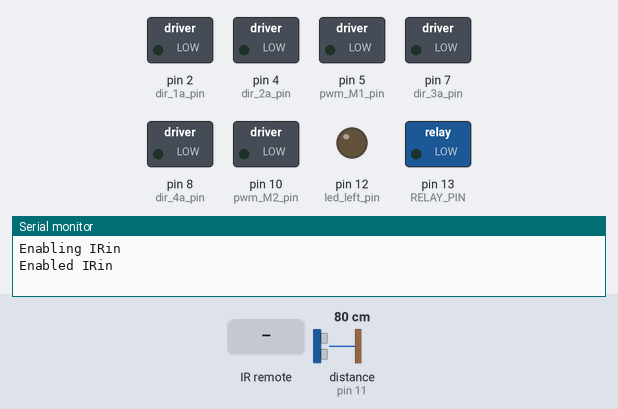
The sketch below on a simulated Arduino Uno, built with avr-gcc and run on an emulated ATmega328P. Parts: switched loads named in the sketch (green lamp = pin HIGH), output pins drawn as LEDs (lit = HIGH), the last lines printed to the serial monitor. Wiring (inferred from the names in the program): ultrasonic range finder: trigger pin 9; echo pin 11. The inputs (shaded band) are chosen by the test bench; at power-on: distance to the obstacle (sensor on pin 11) 80 cm. The echo pulse lasts 58.3 µs per cm; pins used as bus, display or sensor lines are not drawn.

Above: at 1.2 s.
1.3 s: infrared code 0xFF00FF received
At 1.41 s:
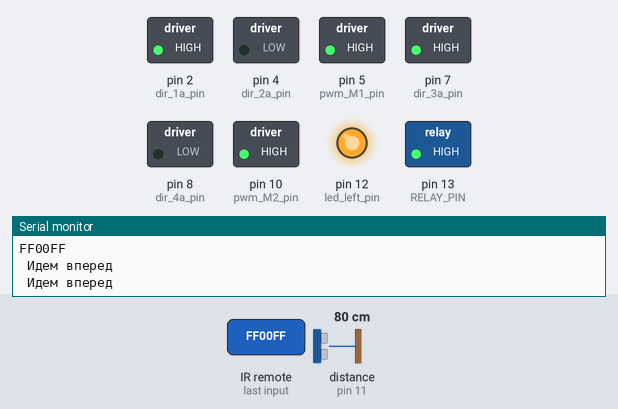
2.9 s: infrared code 0xFF807F received
At 3.01 s:
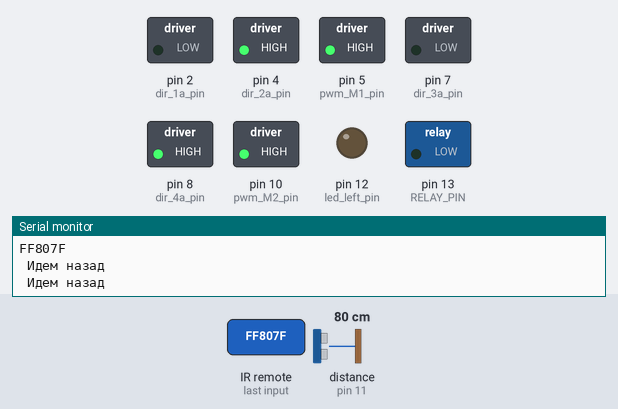
4.6 s: infrared code 0xFFC03F received
At 4.73 s:
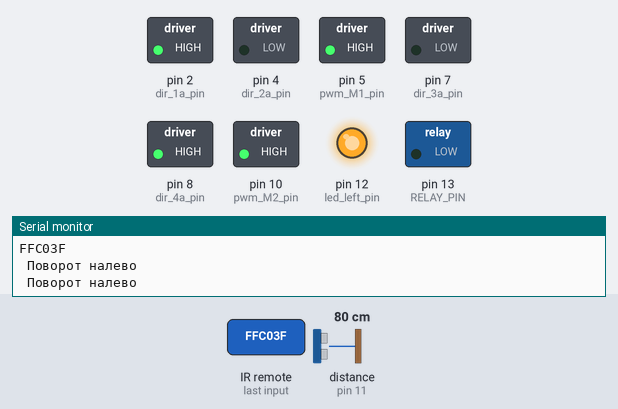
6.3 s: infrared code 0xFF40BF received
At 6.39 s:
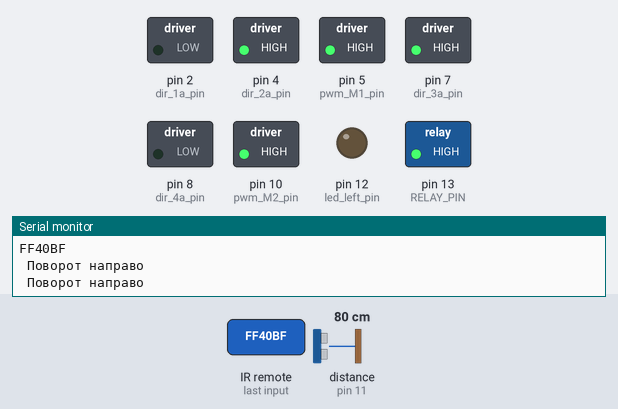
7.9 s: infrared code 0xFF02FD received
At 7.99 s:
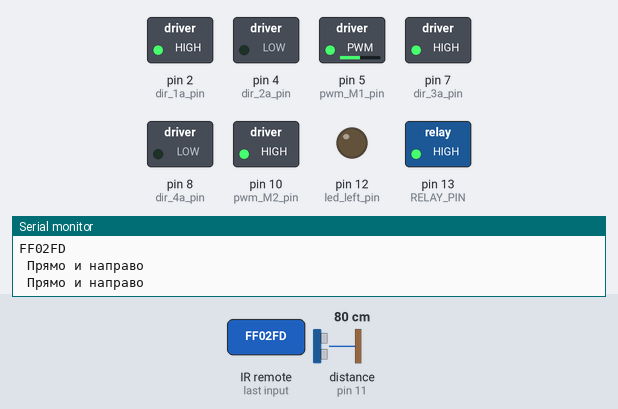
9.5 s: infrared code 0xFF38C7 received
At 9.6 s:
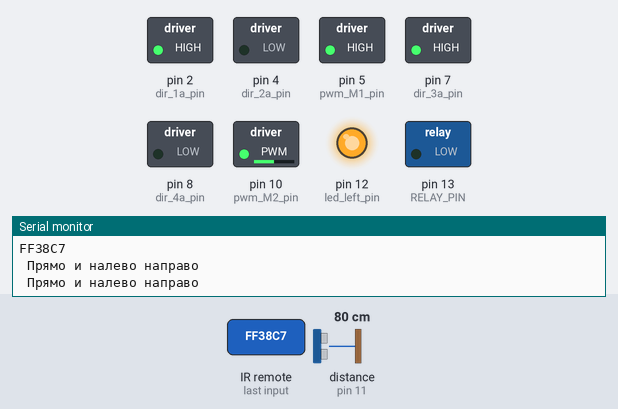
Timing chart, 0 to 12.1 s (numbered marks = the images above; inputs shaded):
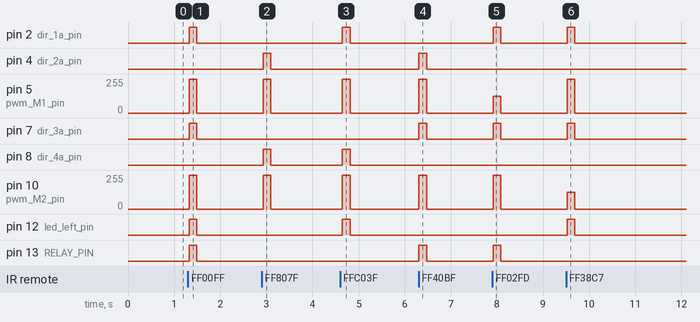

The sketch:

car_IR_control.ino
```cpp
#include <IRremote.h>

const unsigned long FORWARD_COMMAND    = 0xFF00FF;//0xFF18E7; //2
const unsigned long BACKWARD_COMMAND   = 0xFF807F;//0xFF4AB5; //8
const unsigned long LEFT_COMMAND       = 0xFFC03F;//0xFF10EF; //4
const unsigned long RIGHT_COMMAND      = 0xFF40BF;//0xFF5AA5; //6
const unsigned long FORWARD_RIGHT_COMMAND  = 0xFF02FD;//0xFF7A85; //3
const unsigned long FORWARD_LEFT_COMMAND   = 0xFF38C7;//0xFF30CF; //1
const unsigned long BACKWARD_RIGHT_COMMAND = 0xFFF00F;//0xFF52AD; //9
const unsigned long BACKWARD_LEFT_COMMAND  = 0xFFD827;//0xFF42BD; //7
const unsigned long MINUS_SPEED_COMMAND = 0xFF12ED;//0xFFE01F; //-
const unsigned long PLUS_SPEED_COMMAND  = 0xFF1AE5;//0xFFA857; //+
const unsigned long AUTO_REG_COMMAND = 0xFFF807;//oK
const unsigned long CONTINUE_COMMAND    = 0xFFFFFFFF;
const unsigned long STOP_COMMAND        = 0x000000;

const int  RUN  = 1;
const int  STOP = 0;
const int  AUTO = 1;
const int  MANUAL = 0;

const int RECV_PIN  = 3;
const int RELAY_PIN = 13;

const int pwm_M1_pin = 5;
const int pwm_M2_pin = 10;

const int dir_1a_pin = 2;
const int dir_2a_pin = 4;

const int dir_3a_pin = 7;
const int dir_4a_pin = 8;

const int led_left_pin = 12;
const int led_right_pin = 13;

const int MAX_SPEED = 255;
const int MIN_SPEED = 100;
const int DELTA_SPEED = 50;

const int ULTRASONIC_TRIG_PIN = 9;    //PRIG pin
const int ULTRASONIC_ECHO_PIN = 11;    //ECHO or PW pin
const int ULTRASONIC_TRIG_DELAY = 25; //microsec
const int MINIMUM_DISTANCE = 150; //минимально допустимое расстояние до препятствия
const int BACKWARD_TIME = 1000;
const int ROTATION_90_TIME = 500;


IRrecv irrecv(RECV_PIN);
decode_results results;
int car_speed = 255;

void setup()
{
  Serial.begin(9600);
  Serial.println("Enabling IRin");
  pinMode(RELAY_PIN, OUTPUT);
  irrecv.enableIRIn(); // Start the receiver
  Serial.println("Enabled IRin");

  pinMode(pwm_M1_pin, OUTPUT);
  pinMode(dir_1a_pin, OUTPUT);
  pinMode(dir_2a_pin, OUTPUT);
  pinMode(pwm_M2_pin, OUTPUT);
  pinMode(dir_3a_pin, OUTPUT);
  pinMode(dir_4a_pin, OUTPUT);
  pinMode(led_left_pin, OUTPUT);
  pinMode(led_right_pin, OUTPUT);
}

int on = STOP;
int reg = MANUAL;
unsigned long last = millis();
unsigned long last_command = STOP_COMMAND;
float dist = 1000;

void loop() {
  if (irrecv.decode(&results)) {
    Serial.println(results.value, HEX);
    analyse_command();
    last = millis(); // save last signal time
    irrecv.resume(); // Receive the next value
  }
 if (millis() - last > 120) {
    // no signal at least 120 millisecond since the last
    // IR received - stop mooving
    on = STOP;
  }

  if (reg == MANUAL) {
    manual_running();
  } else {
    if (dist < MINIMUM_DISTANCE){
      Serial.print(dist, DEC);
      Serial.println(' mm - Препятствие! Объезжаем.');
      backward(car_speed);
      delay(BACKWARD_TIME);
      turnLeft(car_speed);
      delay(ROTATION_90_TIME);
    }
    forward(car_speed);
   };
  delay(50);
  dist = measureDistance();

} //loop

void analyse_command(){
  switch (results.value) {
    case AUTO_REG_COMMAND:
      reg = reg == AUTO ? MANUAL : AUTO;
    case FORWARD_COMMAND:
    case BACKWARD_COMMAND:
    case LEFT_COMMAND:
    case RIGHT_COMMAND:
    case MINUS_SPEED_COMMAND:
    case PLUS_SPEED_COMMAND:
    case FORWARD_RIGHT_COMMAND:
    case FORWARD_LEFT_COMMAND:
    case BACKWARD_RIGHT_COMMAND:
    case BACKWARD_LEFT_COMMAND:
       last_command = results.value;
    case CONTINUE_COMMAND:
      on = RUN;
      break;
    default:
      on = STOP;
  }
} //analyse_command function

void manual_running(){
  if (on == RUN) {
    switch (last_command) {
      case FORWARD_COMMAND:
        Serial.println(" Идем вперед");
        forward(car_speed);
        break;
      case BACKWARD_COMMAND:
        Serial.println(" Идем назад");
        backward(car_speed);
        break;
      case LEFT_COMMAND:
        Serial.println(" Поворот налево");
        turnLeft(car_speed);
        break;
      case RIGHT_COMMAND:
        Serial.println(" Поворот направо");
        turnRight(car_speed);
        break;
      case FORWARD_RIGHT_COMMAND:
        Serial.println(" Прямо и направо");
        turnForwardRight(car_speed);
        break;
      case FORWARD_LEFT_COMMAND:
        Serial.println(" Прямо и налево направо");
        turnForwardLeft(car_speed);
        break;
      case BACKWARD_RIGHT_COMMAND:
        Serial.println(" Назад и направо");
        turnBackwardRight(car_speed);
        break;
      case BACKWARD_LEFT_COMMAND:
        Serial.println(" Назад и налево");
        turnBackwardLeft(car_speed);
        break;
      default:
        Serial.println(" Не знаю что делать ....");
    } //switch
  } else {
    switch (last_command) {
      case STOP_COMMAND:
        break;
      case MINUS_SPEED_COMMAND:
        if (car_speed - DELTA_SPEED >= MIN_SPEED){
          car_speed -= DELTA_SPEED;
        }
        Serial.print("Уменьшаем скорость до ");
        Serial.println(car_speed);
        break;
      case PLUS_SPEED_COMMAND:
        if (car_speed + DELTA_SPEED < MAX_SPEED){
          car_speed += DELTA_SPEED;
        } else {
          car_speed = MAX_SPEED;
        }
        Serial.print("Увеличиваем скорость до ");
        Serial.println(car_speed);
        break;
      default:
        stopMotor();
        Serial.println(" СТОП машина!");
    } //switch
    last_command = STOP_COMMAND;
  } // if
} //running function


float measureDistance(){
   long duration;
   //отправим одиночный импульс на ножку TRIG
   pinMode(ULTRASONIC_TRIG_PIN, OUTPUT);
   digitalWrite(ULTRASONIC_TRIG_PIN, LOW);
   delayMicroseconds(10);
   digitalWrite(ULTRASONIC_TRIG_PIN, HIGH);
   delayMicroseconds(ULTRASONIC_TRIG_DELAY);
   digitalWrite(ULTRASONIC_TRIG_PIN, LOW);

   //измерим время ответа на импульс
   pinMode(ULTRASONIC_ECHO_PIN, INPUT);
   duration = pulseIn(ULTRASONIC_ECHO_PIN, HIGH);

   //convert to distance in mm
   return  duration / 5.88;
}


void forward(int speed){
  digitalWrite(led_left_pin, HIGH);
  digitalWrite(led_right_pin, HIGH);
  digitalWrite(dir_1a_pin, HIGH);
  digitalWrite(dir_2a_pin, LOW);
  digitalWrite(dir_3a_pin, HIGH);
  digitalWrite(dir_4a_pin, LOW);
  analogWrite(pwm_M1_pin, speed);
  analogWrite(pwm_M2_pin, speed);
}

void backward(int speed){
  digitalWrite(led_left_pin, LOW);
  digitalWrite(led_right_pin, LOW);

  digitalWrite(dir_1a_pin, LOW);
  digitalWrite(dir_2a_pin, HIGH);
  digitalWrite(dir_3a_pin, LOW);
  digitalWrite(dir_4a_pin, HIGH);
  analogWrite(pwm_M1_pin, speed);
  analogWrite(pwm_M2_pin, speed);
}

void stopMotor(){
  digitalWrite(led_left_pin, LOW);
  digitalWrite(led_right_pin, LOW);
  digitalWrite(dir_1a_pin, LOW);
  digitalWrite(dir_2a_pin, LOW);
  digitalWrite(dir_3a_pin, LOW);
  digitalWrite(dir_4a_pin, LOW);
  analogWrite(pwm_M1_pin, 0);
  analogWrite(pwm_M2_pin, 0);
}

void turnLeft(int speed){
  digitalWrite(led_left_pin, HIGH);
  digitalWrite(led_right_pin, LOW);
  digitalWrite(dir_1a_pin, HIGH);
  digitalWrite(dir_2a_pin, LOW);
  digitalWrite(dir_3a_pin, LOW);
  digitalWrite(dir_4a_pin, HIGH);
  analogWrite(pwm_M1_pin, speed);
  analogWrite(pwm_M2_pin, speed);
}

void turnRight(int speed){
  digitalWrite(led_right_pin, HIGH);
  digitalWrite(led_left_pin, LOW);
  digitalWrite(dir_1a_pin, LOW);
  digitalWrite(dir_2a_pin, HIGH);
  digitalWrite(dir_3a_pin, HIGH);
  digitalWrite(dir_4a_pin, LOW);
  analogWrite(pwm_M1_pin, speed);
  analogWrite(pwm_M2_pin, speed);
}

void turnForwardRight(unsigned int speed){
  digitalWrite(led_right_pin, HIGH);
  digitalWrite(led_left_pin, LOW);
  digitalWrite(dir_1a_pin, HIGH);
  digitalWrite(dir_2a_pin, LOW);
  digitalWrite(dir_3a_pin, HIGH);
  digitalWrite(dir_4a_pin, LOW);
  analogWrite(pwm_M1_pin, speed >> 1);
  analogWrite(pwm_M2_pin, speed);
}
void turnForwardLeft(unsigned int speed){
  digitalWrite(led_right_pin, LOW);
  digitalWrite(led_left_pin, HIGH);
  digitalWrite(dir_1a_pin, HIGH);
  digitalWrite(dir_2a_pin, LOW);
  digitalWrite(dir_3a_pin, HIGH);
  digitalWrite(dir_4a_pin, LOW);
  analogWrite(pwm_M1_pin, speed);
  analogWrite(pwm_M2_pin, speed >> 1);
}
void turnBackwardRight(unsigned int speed){
  digitalWrite(led_right_pin, HIGH);
  digitalWrite(led_left_pin, LOW);
  digitalWrite(dir_1a_pin, LOW);
  digitalWrite(dir_2a_pin, HIGH);
  digitalWrite(dir_3a_pin, LOW);
  digitalWrite(dir_4a_pin, HIGH);
  analogWrite(pwm_M1_pin, speed >> 1);
  analogWrite(pwm_M2_pin, speed);
}
void turnBackwardLeft(unsigned int speed){
  digitalWrite(led_right_pin, LOW);
  digitalWrite(led_left_pin, HIGH);
  digitalWrite(dir_1a_pin, LOW);
  digitalWrite(dir_2a_pin, HIGH);
  digitalWrite(dir_3a_pin, LOW);
  digitalWrite(dir_4a_pin, HIGH);
  analogWrite(pwm_M1_pin, speed);
  analogWrite(pwm_M2_pin, speed >> 1);
}
```

Measured:
- after the input at 1.3 s, pin 2 (dir_1a_pin), pin 7 (dir_3a_pin), pin 12 (led_left_pin), pin 13 (RELAY_PIN): LOW → HIGH at once, → LOW 0.17 s later; pin 5 (pwm_M1_pin), pin 10 (pwm_M2_pin): 0/255 → 255/255 at once, → 0/255 0.17 s later
- after the input at 2.9 s, pin 4 (dir_2a_pin), pin 8 (dir_4a_pin): LOW → HIGH at once, → LOW 0.17 s later; pin 5 (pwm_M1_pin), pin 10 (pwm_M2_pin): 0/255 → 255/255 at once, → 0/255 0.17 s later
- after the input at 4.6 s, pin 2 (dir_1a_pin), pin 8 (dir_4a_pin), pin 12 (led_left_pin): LOW → HIGH after 0.05 s, → LOW 0.17 s later; pin 5 (pwm_M1_pin), pin 10 (pwm_M2_pin): 0/255 → 255/255 after 0.05 s, → 0/255 0.17 s later
- after the input at 6.3 s, pin 4 (dir_2a_pin), pin 7 (dir_3a_pin), pin 13 (RELAY_PIN): LOW → HIGH at once, → LOW 0.17 s later; pin 5 (pwm_M1_pin), pin 10 (pwm_M2_pin): 0/255 → 255/255 at once, → 0/255 0.17 s later
- after the input at 7.9 s, pin 2 (dir_1a_pin), pin 7 (dir_3a_pin), pin 13 (RELAY_PIN): LOW → HIGH at once, → LOW 0.17 s later; pin 5 (pwm_M1_pin): 0/255 → 127/255 at once, → 0/255 0.17 s later; pin 10 (pwm_M2_pin): 0/255 → 255/255 at once, → 0/255 0.17 s later
- after the input at 9.5 s, pin 2 (dir_1a_pin), pin 7 (dir_3a_pin), pin 12 (led_left_pin): LOW → HIGH at once, → LOW 0.17 s later; pin 5 (pwm_M1_pin): 0/255 → 255/255 at once, → 0/255 0.17 s later; pin 10 (pwm_M2_pin): 0/255 → 127/255 at once, → 0/255 0.17 s later
